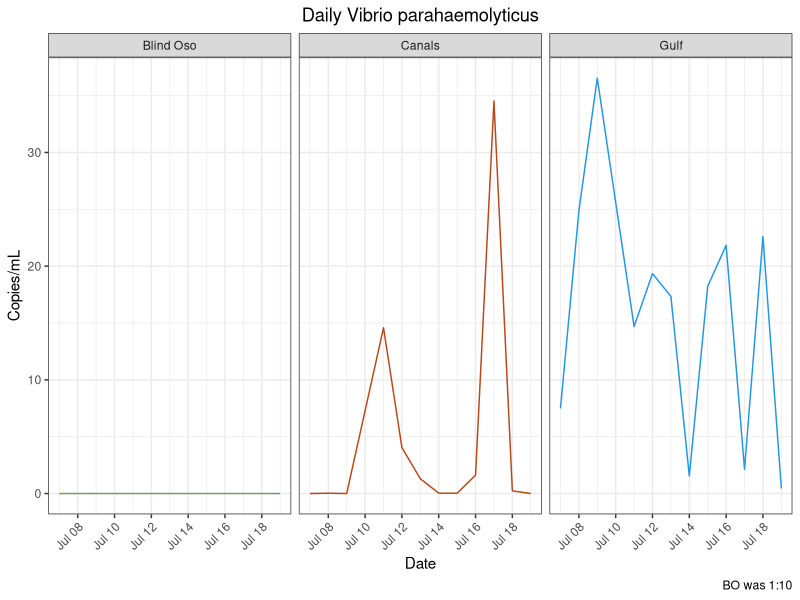
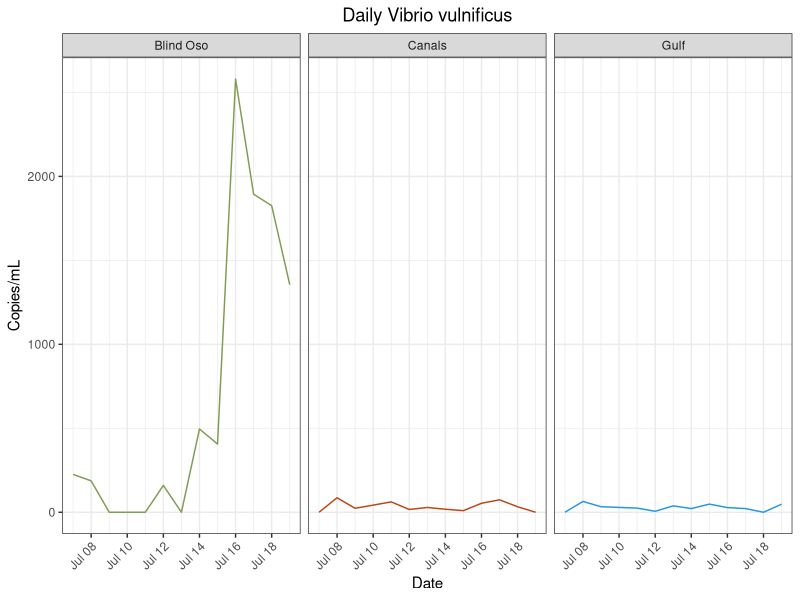
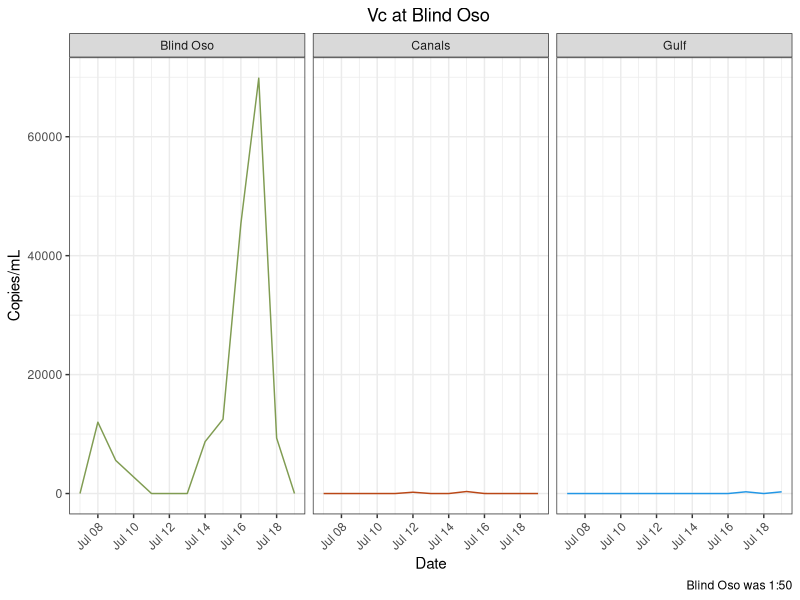
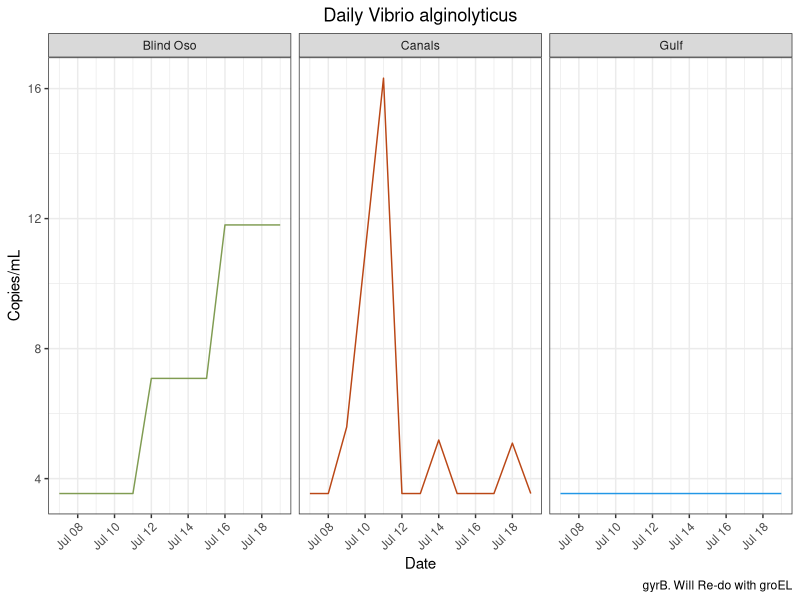
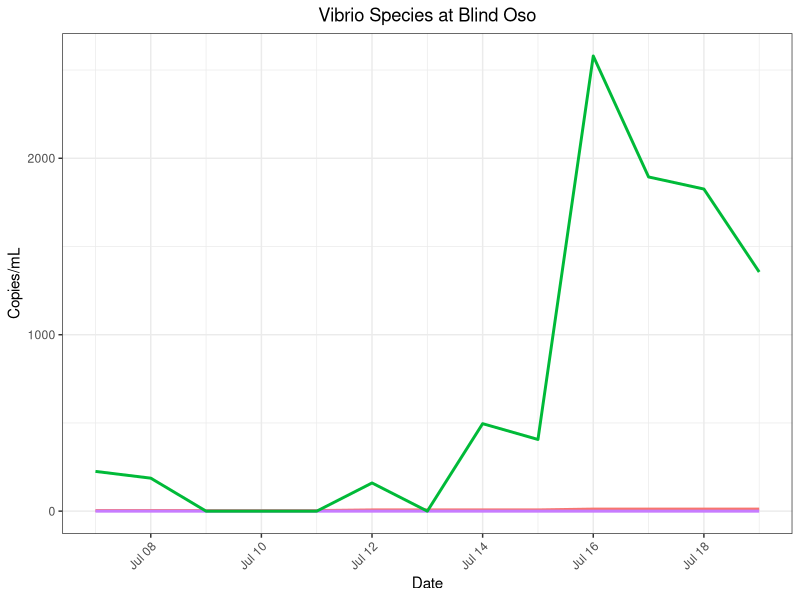
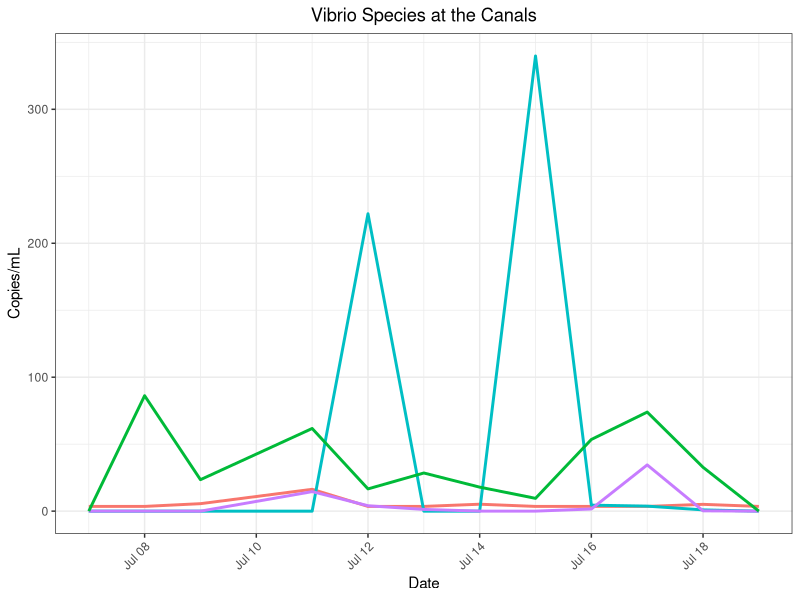
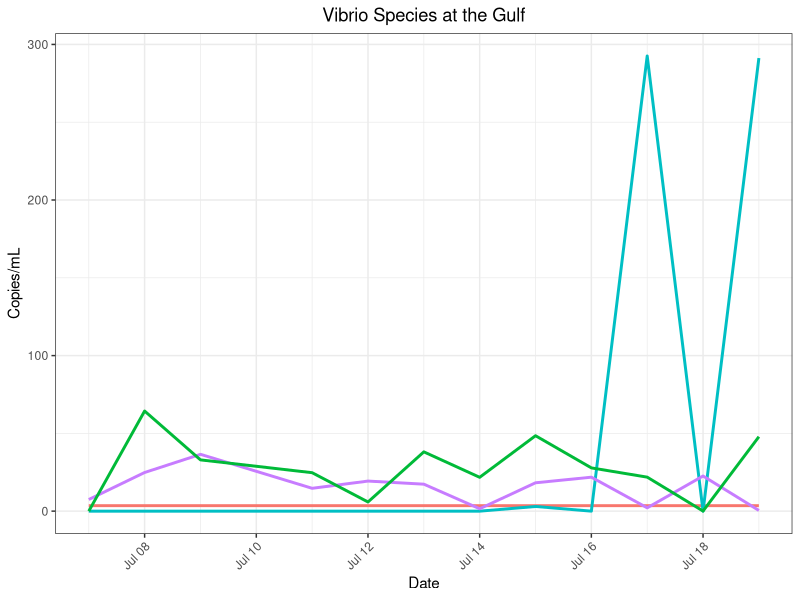
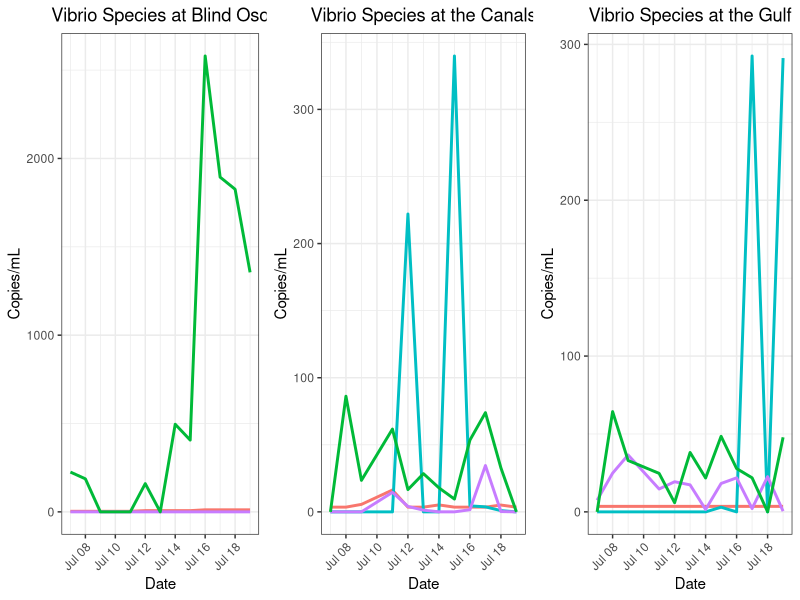

Recreate these plots in R, in order.
## ---- chunk 1
library(here)
library(tidyverse)
library(lubridate)
library(ggpubr) #Stacking Plots
## ---- chunk 2
vp<- read_csv(here("data", "processed_data","qpcr", "vp_clean_copies.csv"))
vp_m<- read_csv(here("data", "processed_data","qpcr","vp_mon_clean_copies.csv")) 

vv<- read_csv(here("data", "processed_data","qpcr","vv_clean_copies_redo.csv")) #Trial two is best. Other trials exist too. 
vv_m<- read_csv(here("data", "processed_data","qpcr","vv_clean_copies_mon.csv"))

vc<- read_csv(here("data", "processed_data","qpcr", "vc_clean_copies_daily.csv")) #Daily
vc_m<- read_csv(here("data", "processed_data", "qpcr","vc_clean_copies_mon.csv"))#Monthly
vc_bo<- read_csv(here("data", "processed_data","qpcr","vc_clean_copies_dail_1_50.csv")) #Ran 1:50. with 5 reps (run with 2 reps + run with 3 reps)
#vc_bo_50<- read_csv(here("data", "processed_data","vc_clean_copies_daily_1_50_2reps.csv"))#Just reps 4 and 5 to compare. This looks fine, but I removed the code so as to clean up this script.

va<- read_csv(here("data", "processed_data","qpcr", "va_clean_copies_daily.csv"))
va_m<-  read_csv(here("data", "processed_data","qpcr", "va_clean_copies_monthly.csv"))
## ---- chunk 3
vv<- vv %>%
  mutate(site = recode(site, "BO" = "Blind Oso")) %>%
  mutate(site = recode(site, "C2" = "Canals")) %>%
  mutate(site = recode(site, "RD" = "Gulf"))

vp<- vp %>%
  mutate(site = recode(site, "BO" = "Blind Oso")) %>%
  mutate(site = recode(site, "C2" = "Canals")) %>%
  mutate(site = recode(site, "RD" = "Gulf"))

vc<- vc %>%
  mutate(site = recode(site, "BO" = "Blind Oso")) %>%
  mutate(site = recode(site, "C2" = "Canals")) %>%
  mutate(site = recode(site, "RD" = "Gulf"))
vc_bo<- vc_bo %>%
  mutate(site = recode(site, "BO" = "Blind Oso")) %>%
  mutate(site = recode(site, "C2" = "Canals")) %>%
  mutate(site = recode(site, "RD" = "Gulf"))
#vc_bo_50<- vc_bo_50 %>%
 # mutate(site = recode(site, "BO" = "Blind Oso")) %>%
 # mutate(site = recode(site, "C2" = "Canals")) %>%
 # mutate(site = recode(site, "RD" = "Gulf"))

va<- va %>%
  mutate(site = recode(site, "BO" = "Blind Oso")) %>%
  mutate(site = recode(site, "C2" = "Canals")) %>%
  mutate(site = recode(site, "RD" = "Gulf"))
## ---- chunk 4
vc<- 
  vc %>%
  filter(!site %in% "Blind Oso")  #Gets rid of old BO 
  
vc_d<- rbind(vc, vc_bo) #Adds new BO to C2 and RD
## ---- chunk 5
#Vp Mon
vp_m<- vp_m %>%
  select(!...1) 
jul_bo = data.frame(date = as.Date("2022-07-07"), copies_mL=0, site = "BO")
jul_c2 = data.frame(date = as.Date("2022-07-07"), copies_mL=0, site = "C2")
jul_rd = data.frame(date = as.Date("2022-07-07"), copies_mL=7.49310194, site = "RD")
vp_m = rbind(jul_bo, jul_c2, jul_rd, vp_m) %>%
  mutate(site = recode(site, "BO" = "Blind Oso")) %>%
  mutate(site = recode(site, "C2" = "Canals")) %>%
  mutate(site = recode(site, "RD" = "Gulf"))
                     

#Vv Mon
vv_m<- vv_m %>%
  select(!...1) 
jul_bo = data.frame(date = as.Date("2022-07-07"), copies_mL=0, site = "BO")
jul_c2 = data.frame(date = as.Date("2022-07-07"), copies_mL=0, site = "C2")
jul_rd = data.frame(date = as.Date("2022-07-07"), copies_mL=7.49310194, site = "RD")
vv_m = rbind(jul_bo, jul_c2, jul_rd, vv_m)%>%
  mutate(site = recode(site, "BO" = "Blind Oso")) %>%
  mutate(site = recode(site, "C2" = "Canals")) %>%
  mutate(site = recode(site, "RD" = "Gulf"))

vc_m<- vc_m %>%
  select(!...1) 
  jul_bo = data.frame(date = as.Date("2022-07-07"), copies_mL=263.208407, site = "BO")
  jul_c2 = data.frame(date = as.Date("2022-07-07"), copies_mL=0, site = "C2")
  jul_rd = data.frame(date = as.Date("2022-07-07"), copies_mL=0, site = "RD")
  vc_m = rbind(jul_bo, jul_c2, jul_rd, vc_m)%>%
    mutate(site = recode(site, "BO" = "Blind Oso")) %>%
    mutate(site = recode(site, "C2" = "Canals")) %>%
    mutate(site = recode(site, "RD" = "Gulf"))
  
 va_m<- va_m %>%
  select(!...1) 
  jul_bo = data.frame(date = as.Date("2022-07-07"), copies_mL=0, site = "BO")
  jul_c2 = data.frame(date = as.Date("2022-07-07"), copies_mL=5.494766, site = "C2")
  jul_rd = data.frame(date = as.Date("2022-07-07"), copies_mL=0, site = "RD")
  va_m = rbind(jul_bo, jul_c2, jul_rd, va_m)%>%
    mutate(site = recode(site, "BO" = "Blind Oso")) %>%
    mutate(site = recode(site, "C2" = "Canals")) %>%
    mutate(site = recode(site, "RD" = "Gulf")) 
## ---- chunk 6
#png(file = here("results", "plots", "species_specific", "vp_daily.png"))
 vp %>%
  ggplot() + geom_line(
    aes(x = date,
        y = copies_mL,
        color = site))+ 
  facet_wrap(~site)  +
  labs(x = "Date",
       y = "Copies/mL",
       title = "Daily Vibrio parahaemolyticus",
       caption = "BO was 1:10")+
  theme_bw()+
  theme(
    plot.title = element_text(hjust = 0.5),
    axis.text.x = element_text(hjust = 1, angle = 45),
    legend.position = "none")+
  scale_color_manual(values = c("Blind Oso" = "#809C52",
                                "Canals" = "#ba4716",
                                "Gulf" = "4c848c"))
# dev.off()

 ggsave(here("results", "plots", "vp_daily.png"))
## ---- chunk 7
#png(file = here("results", "plots", "species_specific", "vv_daily.png"))

vv %>%
  #filter(!site %in% "Blind Oso") %>%
  ggplot() + geom_line(
    aes(x = date,
        y = copies_mL,
        color = site))+ 
  facet_wrap(~site)  +
  labs(x = "Date",
       y = "Copies/mL",
       title = "Daily Vibrio vulnificus")+
  theme_bw()+
  theme(
    plot.title = element_text(hjust = 0.5),
    axis.text.x = element_text(hjust = 1, angle = 45),
    legend.position = "none")+ 
  scale_color_manual(values = c("Blind Oso" = "#809C52",
                                "Canals" = "#ba4716",
                                "Gulf" = "4c848c"))
#dev.off()

 ggsave(here("results", "plots", "vv_daily.png"))
## ---- chunk 8
vc_d %>%
#filter(!site %in% "Blind Oso") %>%
  ggplot() + geom_line(
    aes(x = date,
        y = copies_mL,
        color = site))+ 
  facet_wrap(~site)  +
  labs(x = "Date",
       y = "Copies/mL",
       title = "Vc at Blind Oso ",
       caption = "Blind Oso was 1:50")+
  theme_bw()+
  theme(
    plot.title = element_text(hjust = 0.5),
    axis.text.x = element_text(hjust = 1, angle = 45),
    legend.position = "none")+ 
  scale_color_manual(values = c("Blind Oso" = "#809C52", #5 replicates
                                "Canals" = "#ba4716",#3
                                "Gulf" = "4c848c"))#3

 ggsave(here("results", "plots", "vc_daily.png"))
## ---- chunk 9
#png(file = here("results", "plots", "species_specific", "va_daily.png"))

va %>%
 #filter(!site %in% "Blind Oso") %>%
  ggplot() + geom_line(
    aes(x = date,
        y = copies_mL,
        color = site))+ 
  facet_wrap(~site)  +
  labs(x = "Date",
       y = "Copies/mL",
       title = "Daily Vibrio alginolyticus",
       caption = "gyrB. Will Re-do with groEL")+
  theme_bw()+
  theme(
    plot.title = element_text(hjust = 0.5),
    axis.text.x = element_text(hjust = 1, angle = 45),
    legend.position = "none")+ 
  scale_color_manual(values = c("Blind Oso" = "#809C52",
                                "Canals" = "#ba4716",
                                "Gulf" = "4c848c"))
#dev.off()

 ggsave(here("results", "plots", "va_daily.png"))
## ---- chunk 10
#Make new columns with species 
type = "vc"
vc1<- cbind(vc_d, type)

type = "vv"
vv1<- cbind(vv, type)

type = "vp"
vp1<- cbind(vp, type)

type = "va"
va1<- cbind(va,type)

#Combine datasets
master<- rbind(vc1,vp1,vv1, va1) %>%
  mutate(type = recode(type, "va" = "V. alginolyticus",
                       "vc" = "V. cholerae",
                       "vp" = "V. parahaemolyticus",
                       "vv" = "V. vulnificus"))
# Save this
saveRDS(master, file = here("data", "processed_data","species_copies.rds"))
## ---- chunk 11
bo_spp<- master %>%
  filter(site %in% "Blind Oso") %>%
  filter(!type %in% "V. cholerae") %>%
  ggplot() + geom_line(
    aes(
      x = date,
      y = copies_mL,
      color = type),
    size = 1)+ 
  theme_bw()+
     labs(title = "Vibrio Species at Blind Oso",
       x = "Date",
       y = "Copies/mL",
       color = "Vibrio spp.") +
  theme(axis.text.x = element_text(hjust = 1, angle = 45),
        plot.title = element_text(hjust = 0.5),
        legend.position = "none") + 
scale_color_manual(values = c("V. alginolyticus" = "#F8766D",
                              "V. cholerae" = "#00BFC4",
                              "V. parahaemolyticus" = "#C77CFF",
                              "V. vulnificus" = "#00BA38"))

bo_spp

#dev.off()
 ggsave(here("results", "plots", "bo_all_daily.png"))
## ---- chunk 12
c2_spp<-
  master %>%
  filter(site %in% "Canals") %>%
  #filter(!type %in% "V. cholerae") %>%
  ggplot() + geom_line(
    aes(
      x = date,
      y = copies_mL,
      color = type),
    size = 1)+ 
  theme_bw()+
     labs(title = "Vibrio Species at the Canals",
       x = "Date",
       y = "Copies/mL",
       color = "Vibrio spp.") +
  theme(axis.text.x = element_text(hjust = 1, angle = 45),
        plot.title = element_text(hjust = 0.5),
        legend.position = "none") + 
scale_color_manual(values = c("V. alginolyticus" = "#F8766D",
                              "V. cholerae" = "#00BFC4",
                              "V. parahaemolyticus" = "#C77CFF",
                              "V. vulnificus" = "#00BA38"))

c2_spp

 ggsave(here("results", "plots", "c2_all_daily.png"))
## ---- chunk 13
rd_spp<-
 master %>%
  filter(site %in% "Gulf") %>%
  #filter(!type %in% "V. cholerae") %>%
  ggplot() + geom_line(
    aes(
      x = date,
      y = copies_mL,
      color = type),
    size = 1)+ 
  theme_bw()+
     labs(title = "Vibrio Species at the Gulf",
       x = "Date",
       y = "Copies/mL",
       color = "Vibrio spp.") +
  theme(axis.text.x = element_text(hjust = 1, angle = 45),
        plot.title = element_text(hjust = 0.5),
        legend.position = "none") + 
scale_color_manual(values = c("V. alginolyticus" = "#F8766D",
                              "V. cholerae" = "#00BFC4",
                              "V. parahaemolyticus" = "#C77CFF",
                              "V. vulnificus" = "#00BA38"))

rd_spp

 ggsave(here("results", "plots", "rd_all_daily.png"))
## ---- chunk 14
all_spp<-
  ggarrange(bo_spp, c2_spp, rd_spp,
            nrow = 1,
            ncol = 3)
all_spp
## ---- chunk 15
#png(file = here("results", "plots", "species_specific", "vp_mon.png"))

vp_m %>%
ggplot() + geom_line(
    aes(x = date,
        y = copies_mL,
        color = site))+ 
  geom_point(
     aes(x = date,
        y = copies_mL,
        color = site))+
  facet_wrap(~site)  +
  labs(x = "Date",
       y = "Copies/mL",
       title = "Monthly Vibrio parahaemolyticus")+
  theme_bw()+
  theme(
    plot.title = element_text(hjust = 0.5),
    axis.text.x = element_text(hjust = 1, angle = 45),
    legend.position = "none")+
  scale_color_manual(values = c("Blind Oso" = "#809C52",
                                "Canals" = "#ba4716",
                                "Gulf" = "4c848c"))+
  scale_x_date(date_breaks = "1 month", date_labels = "%b")

#dev.off()

 ggsave(here("results", "plots", "vp_monthly.png"))
## ---- chunk 16
#png(file = here("results", "plots", "species_specific", "vv_mon.png"))
 vv_m %>%
  filter(!site %in% c("E3", "NT")) %>%
 ggplot() + geom_line(
    aes(x = date,
        y = copies_mL,
        color = site))+ 
  geom_point(
     aes(x = date,
        y = copies_mL,
        color = site))+
  facet_wrap(~site)  +
  labs(x = "Date",
       y = "Copies/mL",
       title = "Monthly Vibrio vulnificus")+
  theme_bw()+
  theme(
    plot.title = element_text(hjust = 0.5),
    axis.text.x = element_text(hjust = 1, angle = 45),
    legend.position = "none")+
  scale_color_manual(values = c("Blind Oso" = "#809C52",
                                "Canals" = "#ba4716",
                                "Gulf" = "4c848c"))+
  scale_x_date(date_breaks = "1 month", date_labels = "%b")
#dev.off()

  ggsave(here("results", "plots", "vv_monthly.png"))
## ---- chunk 17
#png(file = here("results", "plots", "species_specific", "vc_mon.png"))
vc_m %>%
  #filter(!site %in% "Blind Oso") %>%
 ggplot() + geom_line(
    aes(x = date,
        y = copies_mL,
        color = site))+ 
  geom_point(
     aes(x = date,
        y = copies_mL,
        color = site))+
  facet_wrap(~site)  +
  labs(x = "Date",
       y = "Copies/mL",
       title = "Monthly Vibrio cholerae")+
  theme_bw()+
  theme(
    plot.title = element_text(hjust = 0.5),
    axis.text.x = element_text(hjust = 1, angle = 45),
    legend.position = "none")+
  scale_color_manual(values = c("Blind Oso" = "#809C52",
                                "Canals" = "#ba4716",
                                "Gulf" = "4c848c"))+
  scale_x_date(date_breaks = "1 month", date_labels = "%b")
#dev.off()

 ggsave(here("results", "plots", "vc_monthly.png"))
## ---- chunk 18

va_m %>%
  #filter(!site %in% "Blind Oso") %>%
 ggplot() + geom_line(
    aes(x = date,
        y = copies_mL,
        color = site))+ 
  geom_point(
     aes(x = date,
        y = copies_mL,
        color = site))+
  facet_wrap(~site)  +
  labs(x = "Date",
       y = "Copies/mL",
       title = "Monthly Vibrio alginolyticus")+
  theme_bw()+
  theme(
    plot.title = element_text(hjust = 0.5),
    axis.text.x = element_text(hjust = 1, angle = 45),
    legend.position = "none")+
  scale_color_manual(values = c("Blind Oso" = "#809C52",
                                "Canals" = "#ba4716",
                                "Gulf" = "4c848c"))+
  scale_x_date(date_breaks = "1 month", date_labels = "%b")

 ggsave(here("results", "plots", "va_monthly.png"))
